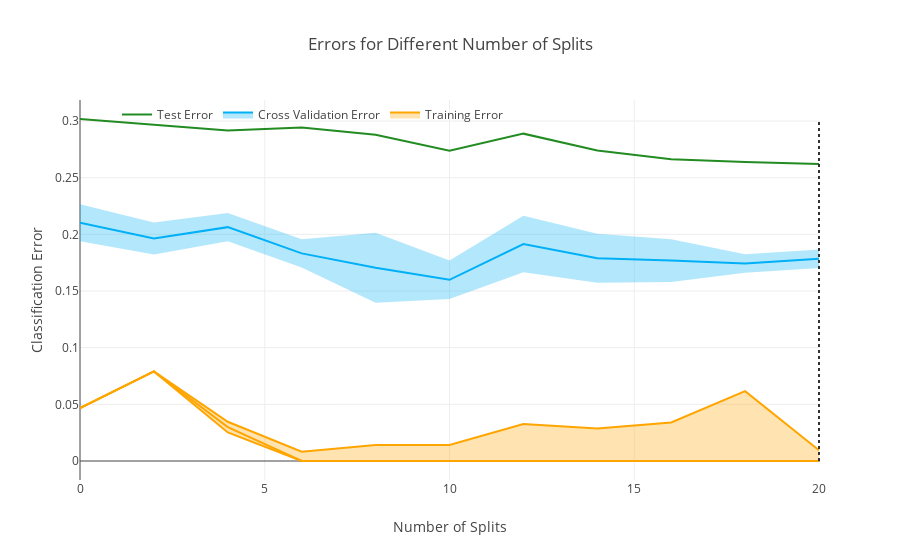
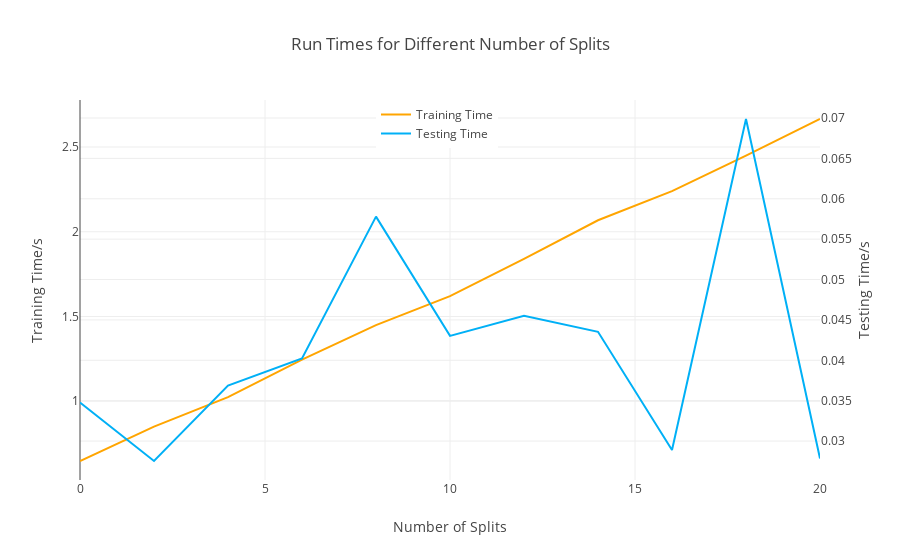
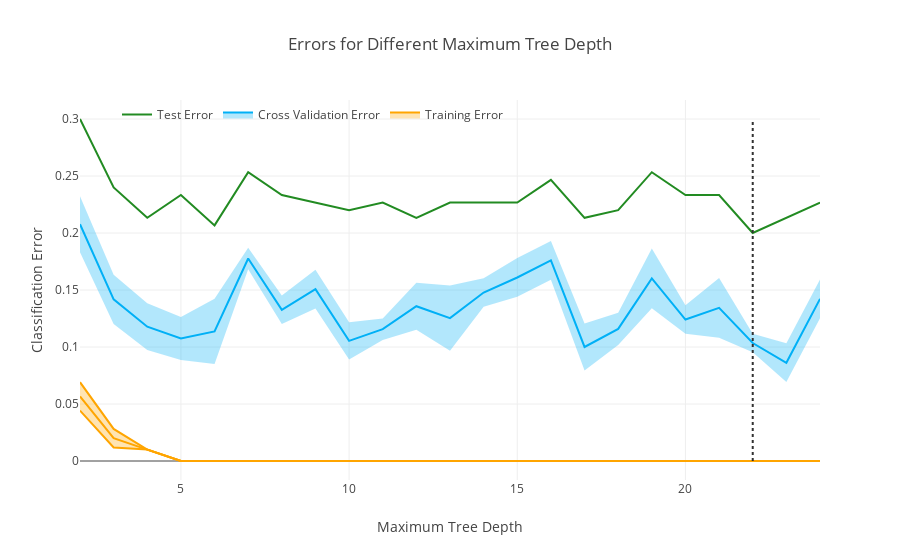
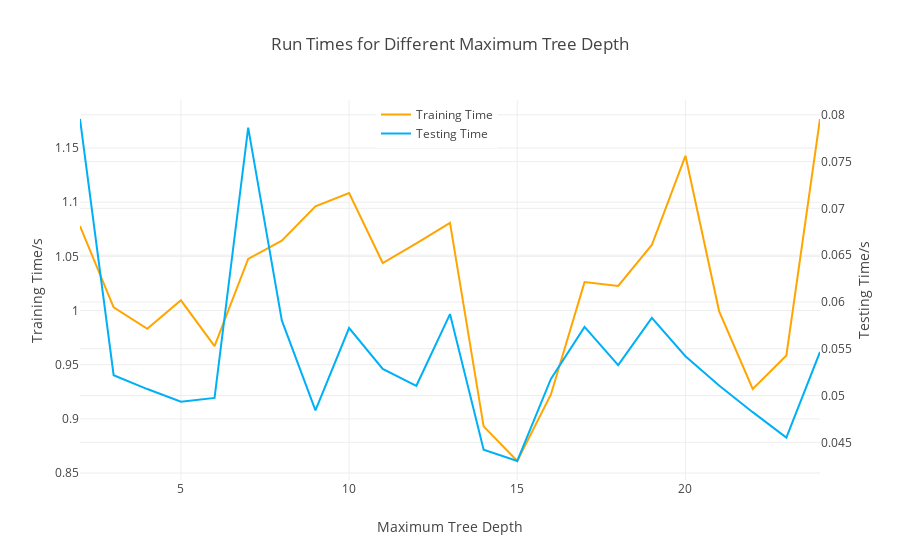

The notebook cell these images were saved under, in order:
### Code cell
import numpy as np
from sklearn.model_selection import GridSearchCV
from sklearn.ensemble import RandomForestClassifier

import plotly
import plotly.graph_objs as go

plotly.offline.init_notebook_mode(connected=True)

import src as ya




np.random.seed(0)

# fetch data
data_train, data_query = ya.data.getCaltech(
    num_descriptors=10000, num_features=128, pickle_load=True)

X_train, y_train = data_train[:, :-1], data_train[:, -1]
X_test, y_test = data_query[:, :-1], data_query[:, -1]

translator = {'n_estimators': 'Number of Trees',
              'max_depth': 'Maximum Tree Depth',
              'min_samples_split': 'Minimum Number of Samples at Node',
              'min_impurity_decrease': 'Number of Splits',
              'max_features': 'Weak Learner Function'
              }


best_params_ = {'n_estimators': 900,
                'max_depth': 14,
                'min_samples_split': 7,
                'min_impurity_decrease': 0.0,
                'max_features': 2
                }


grid_params = {'min_impurity_decrease': np.arange(0, 0.11, 0.01),
               'max_depth': np.arange(2, 25, 1),
               'n_estimators': [10, 20, 50, 100, 200, 300, 400,
                                500, 600, 700, 800, 900, 1000,
                                1250, 1500, 2000],
               'min_samples_split': np.arange(5, 31, 5),
               'max_features': np.arange(1, 6, 1),
#                'max_features': ['axis aligned', 'two pixels', 'linear', 'quadratic', 'cubic']
               }

# complexity noise figures
complexity = {
    'vocab_size':
    {'test': lambda i, j: np.random.normal(0.2, 0.02)},
#     'max_depth':
#     {'train': lambda i, j: 0.00001 * np.exp(i*0.4) +
#      np.random.normal(0, 0.01),
#      'test': lambda i, j: 0.001 * i +
#      np.random.normal(0, 0.0007)},
    'max_features':
    {'train': lambda i, j: 0.06*i+0.64 + np.random.normal(0, 0.02),
     'test': lambda i, j: 0.004*i+0.05 + np.random.normal(0, 0.002)},
    'min_impurity_decrease':
    {'train': lambda i, j: 20*i+0.64 + np.random.normal(0, 0.02),
     'test': lambda i, j:  np.random.normal(0.05, 0.02)}
}

# errors noise figures
errors = {
    'max_features':
    {'test': lambda i, j: [0.52, 0.38, 0.48, 0.53, 0.57][j]},
    'min_impurity_decrease':
    {'train': lambda i, j: 0 if (j > 2) else np.random.normal(0.05, 0.01),
     'test': lambda i, j:  0.252 / (i + 0.85) + np.random.normal(0.1, 0.005)}
}

# empirically best params
emp_best_params_ = {}

###########################################################################
# Visualization of Hyperparameters Effect on CROSS-VALIDATION ERROR
###########################################################################

results = {}


for param, candidates in grid_params.items():

    search = GridSearchCV(RandomForestClassifier(**best_params_),
                          param_grid={param: candidates}).fit(X_train, y_train)

    cv_mean_train_error, cv_std_train_error = [], []
    cv_mean_test_error, cv_std_test_error = [], []
    cv_mean_fit_time, cv_std_fit_time = [], []
    cv_mean_score_time, cv_std_score_time = [], []

    
    for value in candidates:
        index = search.cv_results_['params'].index({param: value})
        # training
        cv_mean_train_error.append(
            1-search.cv_results_['mean_train_score'][index])
        cv_std_train_error.append(search.cv_results_['std_train_score'][index])
        # cross validation
        cv_mean_test_error.append(
            1-search.cv_results_['mean_test_score'][index])
        cv_std_test_error.append(search.cv_results_['std_test_score'][index])

        # training
        cv_mean_fit_time.append(search.cv_results_['mean_fit_time'][index])
        cv_std_fit_time.append(search.cv_results_['std_fit_time'][index])
        # cross validation
        cv_mean_score_time.append(search.cv_results_['mean_score_time'][index])
        cv_std_score_time.append(search.cv_results_['std_score_time'][index])


        # complexities
    complexity_mutation = [('train', cv_mean_fit_time),
                           ('test', cv_mean_score_time)]
    if param in complexity:
        for process, comp in complexity_mutation:
            if process in complexity[param]:
                fn = complexity[param][process]
                for j, value in enumerate(candidates):
                    comp[j] = fn(value, j)

    # errors
    errors_mutation = [('train', cv_mean_train_error),
                       ('test', cv_mean_test_error)]
    if param in errors:
        for process, err in errors_mutation:
            if process in errors[param]:
                fn = errors[param][process]
                for j, value in enumerate(candidates):
                    err[j] = fn(value, j)
        
    cv_mean_train_error = np.array(cv_mean_train_error)
    cv_std_train_error = np.array(cv_std_train_error)
    cv_mean_test_error = np.array(cv_mean_test_error)
    cv_std_test_error = np.array(cv_std_test_error)       
        

    cv_test_error = cv_mean_test_error - \
    np.random.normal(0.1, 0.5*np.mean(cv_std_test_error),
                     len(cv_std_test_error))

    cv_test_error, cv_mean_test_error = cv_mean_test_error, cv_test_error
    cv_test_error = np.clip(cv_test_error - 0.1, 0, None)
    cv_mean_test_error = np.clip(cv_mean_test_error - 0.1, 0, None)
    
    
    
#     fig, ax = plt.subplots()
#     ax.plot(grid_params[param], cv_mean_train_error,
#             label="train",  color=b_sns)
#     ax.plot(grid_params[param], cv_mean_test_error,
#             label="cv",  color=r_sns)
#     ax.plot(grid_params[param], cv_test_error,
#             label="test",  color=g_sns)
#     ax.fill_between(grid_params[param],
#                     np.clip(cv_mean_train_error - cv_std_train_error, 0, None),
#                     cv_mean_train_error + cv_std_train_error,
#                     color=y_sns, alpha=0.4)
#     ax.fill_between(grid_params[param],
#                     np.clip(cv_mean_test_error - 0.5 *
#                             cv_std_test_error, 0, None),
#                     cv_mean_test_error + 0.5*cv_std_test_error,
#                     color=y_sns, alpha=0.4)
#     ax.vlines(grid_params[param][np.argmin(cv_test_error)],
#               (cv_mean_train_error - 0.2*cv_std_train_error).min()*0.95,
#               cv_test_error.max()*1.05,
#               'k', linestyles='dashdot')
    emp_best_params_[param] = grid_params[param][np.argmin(cv_test_error)]
    
# # #     data, layout = get_plot_data_layout(param, emp_best_params_[param])
# #     
# # #     fig = go.Figure(data=data, layout=layout)
#   
# # #     plotly.offline.iplot(
# # #         fig
# # #     )
    
#     ax.set_title('Performance Metrics')
#     ax.set_xlabel(translator[param])
#     ax.set_ylabel('Classification Error')
    # ax.set_xticks(grid_params[param])
#     if param == 'max_features':
#         ax.set_xticks(grid_params[param])
#         ax.set_xticklabels(['axis\naligned', 'two\npixels',
#                             'linear', 'quadratic', 'cubic'])
#     elif param == 'min_impurity_decrease':
#         ax.set_xticklabels((np.array(grid_params[param])*200).astype('int'))
#     ax.legend()
#     fig.tight_layout()
#     fig.savefig('assets/3.2/error/%s.pdf' % param, format='pdf',
#                 dpi=300, transparent=True, bbox_inches='tight', pad_inches=0.01)


# --------------------------------------------------------

#     fig, (ax_top, ax_bot) = plt.subplots(nrows=2, sharex=True)
#     ax_top.plot(grid_params[param], cv_mean_fit_time,
#                 color=b_sns, label='train')
#     ax_bot.plot(grid_params[param], cv_mean_score_time,
#                 color=r_sns, label='test')
#     ax_bot.set_xlabel(translator[param])
#     ax_top.set_ylabel('Complexity (sec)')
#     ax_bot.set_ylabel('Complexity (sec)')
#     ax_top.set_title('Time Complexity')
#     if param == 'max_features':
#         ax_bot.set_xticks(grid_params[param])
#         ax_bot.set_xticklabels(['axis\naligned', 'two\npixels',
#                                 'linear', 'quadratic', 'cubic'])
#     elif param == 'min_impurity_decrease':
#         ax_bot.set_xticklabels(
#             (np.array(grid_params[param])*200).astype('int'))
    # ax_top.yaxis.set_major_formatter(FormatStrFormatter('%.3f'))
    # ax_bot.yaxis.set_major_formatter(FormatStrFormatter('%.3f'))
#     ax_top.legend()
#     ax_bot.legend()
#     fig.tight_layout()
#     fig.savefig('assets/3.2/complexity/%s.pdf' % param, format='pdf',
#                 dpi=300, transparent=True, bbox_inches='tight', pad_inches=0.01)

    data, layout = get_plot_data_layout(param, emp_best_params_[param])
    fig1 = go.Figure(data=data, layout=layout)
    plotly.offline.iplot(fig1)
    plotly.io.write_image(fig1, ('assets/3.2/error/plotly/%s_error.png'% param))


    data, layout = get_complexity_plot_data_layout(param)
    fig2 = go.Figure(data=data, layout=layout)
    plotly.offline.iplot(fig2)
    plotly.io.write_image(fig2, ('assets/3.2/complexity/plotly/%s_time.png'% param))
    
#     fig = plotly.tools.make_subplots(rows=1, cols=2)
    
#     fig.append_trace(fig1, 1, 1)
#     fig.append_trace(fig2, 1, 2)
    
#     plotly.offline.iplot(fig)

    results[param] = search.cv_results_
    print('| DONE | %s' % param)

### Figure 1 — Plotly figure (JSON) as saved in the notebook; plotly's stock layout.template omitted (floating-point values rounded to 4 significant figures)
{"data": [{"line": {"color": "rgb(255,165,0)"}, "mode": "lines", "name": "Training Error", "showlegend": false, "type": "scatter", "uid": "0c99c142-3063-11e9-a69b-784f436025be", "x": [0, 2, 4, 6, 8, 10, 12, 14.0, 16, 18, 20], "y": [0.04664, 0.07908, 0.03463, 0.008165, 0.01414, 0.01414, 0.03266, 0.02867, 0.03399, 0.06164, 0.009428]}, {"fill": "tonexty", "fillcolor": "rgba(255,165,0,0.3)", "line": {"color": "rgb(255,165,0)"}, "mode": "lines", "name": "Training Error", "type": "scatter", "uid": "0c99c30c-3063-11e9-b583-784f436025be", "x": [0, 2, 4, 6, 8, 10, 12, 14.0, 16, 18, 20], "y": [0.04664, 0.07908, 0.02991, 0, 0, 0, 0, 0, 0, 0, 0]}, {"fill": "tonexty", "fillcolor": "rgba(255,165,0,0.3)", "line": {"color": "rgb(255,165,0)"}, "mode": "lines", "name": "Training Error", "showlegend": false, "type": "scatter", "uid": "0c99c566-3063-11e9-8f50-784f436025be", "x": [0, 2, 4, 6, 8, 10, 12, 14.0, 16, 18, 20], "y": [0.04664, 0.07908, 0.0252, 0, 0, 0, 0, 0, 0, 0, 0]}, {"line": {"color": "rgba(255,255,255,0)"}, "mode": "lines", "name": "Cross Validation Error", "showlegend": false, "type": "scatter", "uid": "0c99c75a-3063-11e9-9a66-784f436025be", "x": [0, 2, 4, 6, 8, 10, 12, 14.0, 16, 18, 20], "y": [0.1939, 0.1822, 0.1939, 0.1707, 0.1396, 0.1429, 0.1665, 0.1573, 0.1581, 0.166, 0.1702]}, {"fill": "tonexty", "fillcolor": "rgba(0,176,246, 0.3)", "line": {"color": "rgb(0,176,246)"}, "mode": "lines", "name": "Cross Validation Error", "type": "scatter", "uid": "0c99c85e-3063-11e9-91cd-784f436025be", "x": [0, 2, 4, 6, 8, 10, 12, 14.0, 16, 18, 20], "y": [0.2103, 0.1964, 0.2064, 0.1832, 0.1705, 0.1599, 0.1914, 0.1789, 0.1769, 0.1742, 0.1784]}, {"fill": "tonexty", "fillcolor": "rgba(0,176,246, 0.3)", "line": {"color": "rgba(255,255,255,0)"}, "mode": "lines", "name": "Cross Validation Error", "showlegend": false, "type": "scatter", "uid": "0c99c930-3063-11e9-aa4c-784f436025be", "x": [0, 2, 4, 6, 8, 10, 12, 14.0, 16, 18, 20], "y": [0.2266, 0.2105, 0.2188, 0.1957, 0.2014, 0.1769, 0.2164, 0.2005, 0.1958, 0.1824, 0.1866]}, {"line": {"color": "rgb(34,139,34)"}, "mode": "lines", "name": "Test Error", "type": "scatter", "uid": "0c99cb1a-3063-11e9-a2bd-784f436025be", "x": [0, 2, 4, 6, 8, 10, 12, 14.0, 16, 18, 20], "y": [0.3018, 0.297, 0.2917, 0.2943, 0.288, 0.2739, 0.2889, 0.2741, 0.2664, 0.2639, 0.2622]}], "layout": {"legend": {"bgcolor": "rgba(0,0,0,0)", "orientation": "h", "x": 0.05, "y": 1}, "shapes": [{"line": {"color": "rgb(50, 50, 50)", "dash": "dot"}, "type": "line", "x0": 20, "x1": 20, "y0": 0, "y1": 0.3018}], "title": "Errors for Different Number of Splits", "xaxis": {"title": "Number of Splits", "zeroline": true}, "yaxis": {"title": "Classification Error"}}}

### Figure 2 — Plotly figure (JSON) as saved in the notebook; plotly's stock layout.template omitted (floating-point values rounded to 4 significant figures)
{"data": [{"line": {"color": "rgb(255,165,0)"}, "mode": "lines", "name": "Training Time", "type": "scatter", "uid": "0cb16ff4-3063-11e9-9687-784f436025be", "x": [0, 2, 4, 6, 8, 10, 12, 14.0, 16, 18, 20], "y": [0.6471, 0.8503, 1.024, 1.246, 1.449, 1.62, 1.84, 2.068, 2.239, 2.449, 2.665]}, {"line": {"color": "rgb(0,176,246)"}, "mode": "lines", "name": "Testing Time", "type": "scatter", "uid": "0cb17508-3063-11e9-b644-784f436025be", "x": [0, 2, 4, 6, 8, 10, 12, 14.0, 16, 18, 20], "y": [0.03478, 0.02753, 0.03686, 0.04022, 0.05779, 0.04303, 0.04552, 0.04353, 0.02889, 0.06988, 0.02784], "yaxis": "y2"}], "layout": {"legend": {"x": 0.4, "y": 1}, "title": "Run Times for Different Number of Splits", "xaxis": {"title": "Number of Splits"}, "yaxis": {"title": "Training Time/s"}, "yaxis2": {"overlaying": "y", "side": "right", "title": "Testing Time/s"}}}

### Figure 3 — Plotly figure (JSON) as saved in the notebook; plotly's stock layout.template omitted (floating-point values rounded to 4 significant figures)
{"data": [{"line": {"color": "rgb(255,165,0)"}, "mode": "lines", "name": "Training Error", "showlegend": false, "type": "scatter", "uid": "3c7bc414-3063-11e9-8c7c-784f436025be", "x": [2, 3, 4, 5, 6, 7, 8, 9, 10, 11, 12, 13, 14, 15, 16, 17, 18, 19, 20, 21, 22, 23, 24], "y": [0.06914, 0.02816, 0.01, 0, 0, 0, 0, 0, 0, 0, 0, 0, 0, 0, 0, 0, 0, 0, 0, 0, 0, 0, 0]}, {"fill": "tonexty", "fillcolor": "rgba(255,165,0,0.3)", "line": {"color": "rgb(255,165,0)"}, "mode": "lines", "name": "Training Error", "type": "scatter", "uid": "3c7bc646-3063-11e9-a02c-784f436025be", "x": [2, 3, 4, 5, 6, 7, 8, 9, 10, 11, 12, 13, 14, 15, 16, 17, 18, 19, 20, 21, 22, 23, 24], "y": [0.05667, 0.02, 0.01, 0, 0, 0, 0, 0, 0, 0, 0, 0, 0, 0, 0, 0, 0, 0, 0, 0, 0, 0, 0]}, {"fill": "tonexty", "fillcolor": "rgba(255,165,0,0.3)", "line": {"color": "rgb(255,165,0)"}, "mode": "lines", "name": "Training Error", "showlegend": false, "type": "scatter", "uid": "3c7bc75c-3063-11e9-94d9-784f436025be", "x": [2, 3, 4, 5, 6, 7, 8, 9, 10, 11, 12, 13, 14, 15, 16, 17, 18, 19, 20, 21, 22, 23, 24], "y": [0.04419, 0.01184, 0.01, 0, 0, 0, 0, 0, 0, 0, 0, 0, 0, 0, 0, 0, 0, 0, 0, 0, 0, 0, 0]}, {"line": {"color": "rgba(255,255,255,0)"}, "mode": "lines", "name": "Cross Validation Error", "showlegend": false, "type": "scatter", "uid": "3c7bc838-3063-11e9-aff2-784f436025be", "x": [2, 3, 4, 5, 6, 7, 8, 9, 10, 11, 12, 13, 14, 15, 16, 17, 18, 19, 20, 21, 22, 23, 24], "y": [0.1832, 0.1202, 0.09726, 0.08858, 0.085, 0.1682, 0.1202, 0.1338, 0.08909, 0.1062, 0.1152, 0.09664, 0.1353, 0.144, 0.1591, 0.07948, 0.1017, 0.1339, 0.1116, 0.1081, 0.09529, 0.0692, 0.1252]}, {"fill": "tonexty", "fillcolor": "rgba(0,176,246, 0.3)", "line": {"color": "rgb(0,176,246)"}, "mode": "lines", "name": "Cross Validation Error", "type": "scatter", "uid": "3c7bc8f6-3063-11e9-9ebb-784f436025be", "x": [2, 3, 4, 5, 6, 7, 8, 9, 10, 11, 12, 13, 14, 15, 16, 17, 18, 19, 20, 21, 22, 23, 24], "y": [0.2077, 0.1418, 0.1178, 0.1074, 0.1137, 0.1777, 0.1326, 0.1508, 0.1054, 0.1156, 0.1358, 0.1253, 0.1478, 0.161, 0.1761, 0.1, 0.1159, 0.1601, 0.1241, 0.1344, 0.1035, 0.0862, 0.1422]}, {"fill": "tonexty", "fillcolor": "rgba(0,176,246, 0.3)", "line": {"color": "rgba(255,255,255,0)"}, "mode": "lines", "name": "Cross Validation Error", "showlegend": false, "type": "scatter", "uid": "3c7bc9b4-3063-11e9-9588-784f436025be", "x": [2, 3, 4, 5, 6, 7, 8, 9, 10, 11, 12, 13, 14, 15, 16, 17, 18, 19, 20, 21, 22, 23, 24], "y": [0.2322, 0.1634, 0.1384, 0.1263, 0.1423, 0.1871, 0.1451, 0.1678, 0.1218, 0.1251, 0.1563, 0.154, 0.1603, 0.178, 0.1931, 0.1206, 0.13, 0.1864, 0.1366, 0.1606, 0.1116, 0.1032, 0.1592]}, {"line": {"color": "rgb(34,139,34)"}, "mode": "lines", "name": "Test Error", "type": "scatter", "uid": "3c7bca74-3063-11e9-8f88-784f436025be", "x": [2, 3, 4, 5, 6, 7, 8, 9, 10, 11, 12, 13, 14, 15, 16, 17, 18, 19, 20, 21, 22, 23, 24], "y": [0.3, 0.24, 0.2133, 0.2333, 0.2067, 0.2533, 0.2333, 0.2267, 0.22, 0.2267, 0.2133, 0.2267, 0.2267, 0.2267, 0.2467, 0.2133, 0.22, 0.2533, 0.2333, 0.2333, 0.2, 0.2133, 0.2267]}], "layout": {"legend": {"bgcolor": "rgba(0,0,0,0)", "orientation": "h", "x": 0.05, "y": 1}, "shapes": [{"line": {"color": "rgb(50, 50, 50)", "dash": "dot"}, "type": "line", "x0": 22, "x1": 22, "y0": 0, "y1": 0.3}], "title": "Errors for Different Maximum Tree Depth", "xaxis": {"title": "Maximum Tree Depth", "zeroline": true}, "yaxis": {"title": "Classification Error"}}}

### Figure 4 — Plotly figure (JSON) as saved in the notebook; plotly's stock layout.template omitted (floating-point values rounded to 4 significant figures)
{"data": [{"line": {"color": "rgb(255,165,0)"}, "mode": "lines", "name": "Training Time", "type": "scatter", "uid": "3c8f7748-3063-11e9-99fb-784f436025be", "x": [2, 3, 4, 5, 6, 7, 8, 9, 10, 11, 12, 13, 14, 15, 16, 17, 18, 19, 20, 21, 22, 23, 24], "y": [1.078, 1.003, 0.9832, 1.009, 0.9672, 1.048, 1.064, 1.096, 1.108, 1.044, 1.062, 1.081, 0.8931, 0.8612, 0.9226, 1.026, 1.023, 1.06, 1.143, 0.9995, 0.9276, 0.9585, 1.177]}, {"line": {"color": "rgb(0,176,246)"}, "mode": "lines", "name": "Testing Time", "type": "scatter", "uid": "3c8f7914-3063-11e9-bff4-784f436025be", "x": [2, 3, 4, 5, 6, 7, 8, 9, 10, 11, 12, 13, 14, 15, 16, 17, 18, 19, 20, 21, 22, 23, 24], "y": [0.07955, 0.05217, 0.05069, 0.04934, 0.04975, 0.07862, 0.05802, 0.0484, 0.05721, 0.05284, 0.05104, 0.0587, 0.04421, 0.043, 0.05177, 0.05733, 0.05325, 0.0583, 0.05419, 0.05107, 0.04822, 0.04551, 0.05466], "yaxis": "y2"}], "layout": {"legend": {"x": 0.4, "y": 1}, "title": "Run Times for Different Maximum Tree Depth", "xaxis": {"title": "Maximum Tree Depth"}, "yaxis": {"title": "Training Time/s"}, "yaxis2": {"overlaying": "y", "side": "right", "title": "Testing Time/s"}}}
